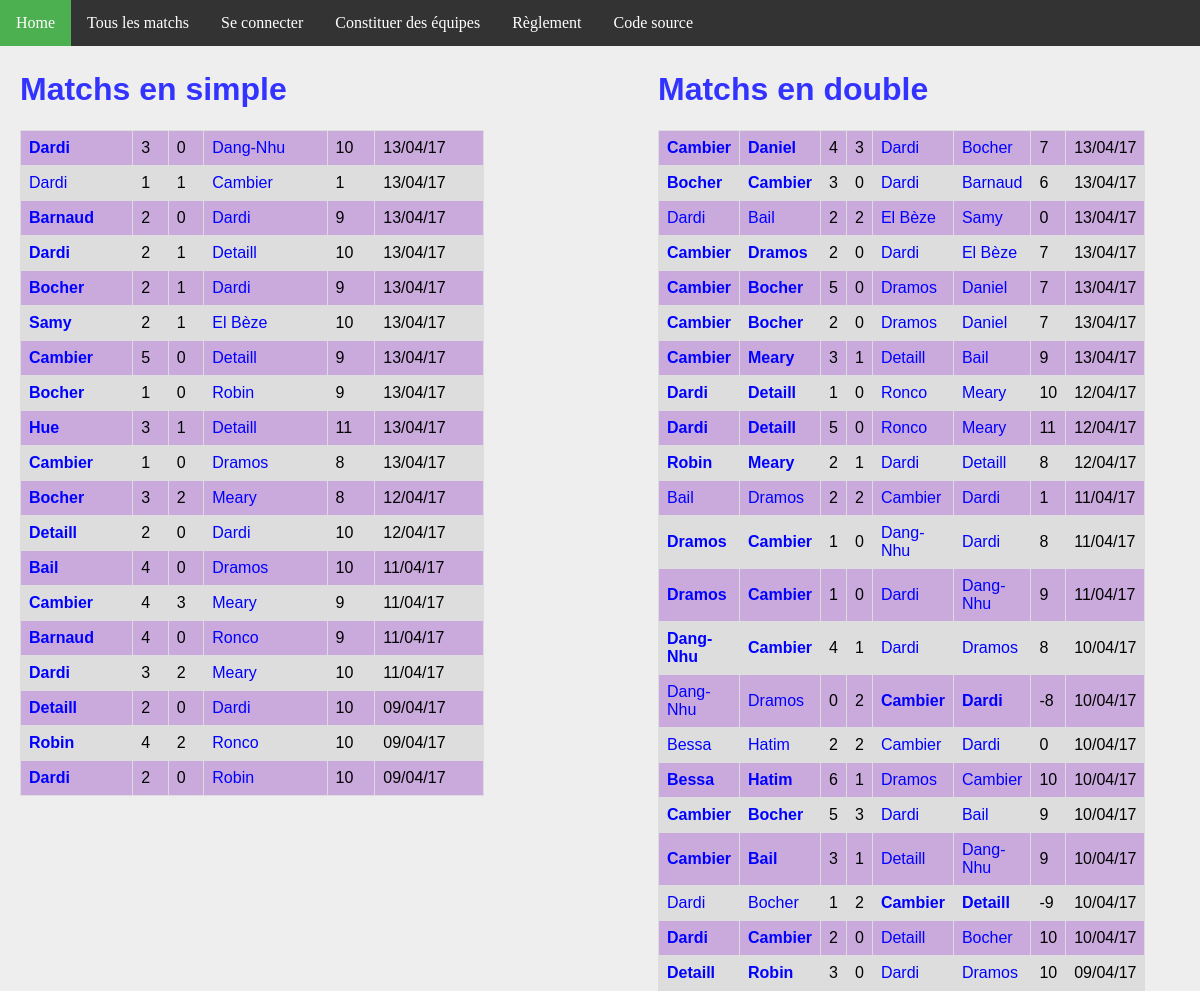
/matchs/, run on an earlier commit of the app's database.
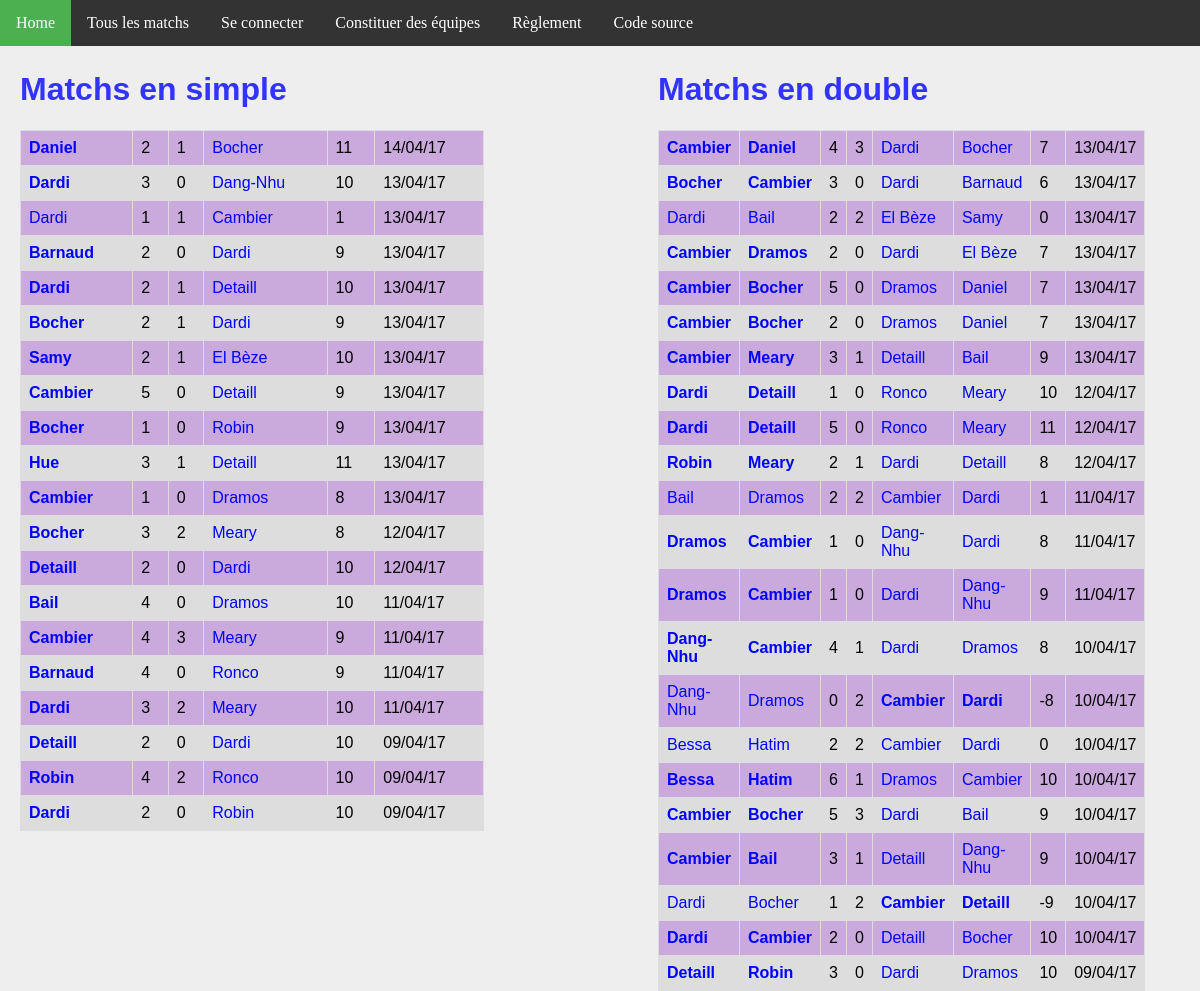
And on a later commit of the database.
### ranking/models.py (models this page shows, shortened)
class MatchSimple(models.Model):
    domicile = models.ForeignKey('Joueur', related_name = 'dom')
    exterieur = models.ForeignKey('Joueur', related_name = 'exte')
    date = models.DateTimeField(auto_now_add=True)
    buts_domicile = models.IntegerField(default=0)
    buts_exterieur = models.IntegerField(default=0)
    points = models.IntegerField(default=0)
    @property
    def winner(self):
        if self.buts_domicile > self.buts_exterieur:
            return 1.
        elif self.buts_domicile < self.buts_exterieur:
            return 0.
        else:
            return 0.5

class Joueur(models.Model):
    user = models.OneToOneField(User, on_delete=models.CASCADE)
    pseudo = models.CharField(max_length = 50, default="Pax lambda")
    simple_score = models.IntegerField(default=100)
    simple_rang = models.IntegerField(default=0)
    simple_victoires = models.IntegerField(default=0)
    simple_nuls = models.IntegerField(default=0)
    simple_defaites = models.IntegerField(default=0)
    simple_buts_pour = models.IntegerField(default=0)
    simple_buts_contre = models.IntegerField(default=0)
    double_score = models.IntegerField(default=100)
    double_rang = models.IntegerField(default=0)
    double_victoires = models.IntegerField(default=0)
    double_nuls = models.IntegerField(default=0)
    double_defaites = models.IntegerField(default=0)
    double_buts_pour = models.IntegerField(default=0)
    double_buts_contre = models.IntegerField(default=0)

class MatchDouble(models.Model):
    domicile_1 = models.ForeignKey('Joueur', related_name = 'dom1')
    domicile_2 = models.ForeignKey('Joueur', related_name = 'dom2')
    exterieur_1 = models.ForeignKey('Joueur', related_name = 'exte1')
    exterieur_2 = models.ForeignKey('Joueur', related_name = 'exte2')
    date = models.DateTimeField(auto_now_add=True)
    buts_domicile = models.IntegerField(default=0)
    buts_exterieur = models.IntegerField(default=0)
    points = models.IntegerField(default=0)
    @property
    def winner(self):
        if self.buts_domicile > self.buts_exterieur:
            return 1.
        elif self.buts_domicile < self.buts_exterieur:
            return 0.
        else:
            return 0.5

### ranking/views.py (the view)
# urls.py: url(r'^matchs/$', views.all_matchs, name='matchs'),
def all_matchs(request):
    context = {
        'simple_matchs': MatchSimple.objects.order_by('-date').all(),
        'double_matchs': MatchDouble.objects.order_by('-date').all(),
    }
    return render(request, 'all_matchs.html', context)

### ranking/templates/all_matchs.html
{% extends 'base.html' %}
{% block body %}
<div id="column1" style="float:left; margin:0; width:40%;">
    <h1>Matchs en simple</h1>
    <table>
        {% for m in simple_matchs %}
        <tr>
            <td {% if m.winner == 1 %} style='font-weight:bold'{% endif %} >
                <a href="{% url 'joueur' m.domicile.id %}">{{m.domicile.pseudo}}</a>
            </td>
            <td>{{m.buts_domicile}}</td>
            <td>{{m.buts_exterieur}}</td>
            <td {% if m.winner == 0 %} style='font-weight:bold'{% endif %} >
                <a href="{% url 'joueur' m.exterieur.id %}">{{m.exterieur.pseudo}}</a>
            </td>
            <td>{{m.points}}</td>
            <td>{{m.date | date:'d/m/y'}}</td>
        </tr>
        {% endfor %}
    </table>
</div>
<div id="column2" style="float:left; margin-left:15%;width:40%;">
<h1>Matchs en double</h1>
<table>
    {% for m in double_matchs %}
    <tr>
        <td {% if m.winner == 1 %} style='font-weight:bold'{% endif %} >
            <a class="joueur" href="{% url 'joueur' m.domicile_1.id %}">{{m.domicile_1.pseudo}}</a>
        </td>
        <td {% if m.winner == 1 %} style='font-weight:bold'{% endif %} >
            <a class="joueur" href="{% url 'joueur' m.domicile_2.id %}">{{m.domicile_2.pseudo}}</a>
        </td>
        <td>{{m.buts_domicile}}</td>
        <td>{{m.buts_exterieur}}</td>
        <td {% if m.winner == 0 %} style='font-weight:bold'{% endif %} >
            <a class='joueur' href="{% url 'joueur' m.exterieur_1.id %}">{{m.exterieur_1.pseudo}}</a>
        </td>
        <td {% if m.winner == 0 %} style='font-weight:bold'{% endif %} >
            <a class='joueur' href="{% url 'joueur' m.exterieur_2.id %}">{{m.exterieur_2.pseudo}}</a>
        </td>
        <td>{{m.points}}</td>
        <td>{{m.date | date:'d/m/y'}}</td>
    </tr>
    {% endfor %}
</table>
</div>
{% endblock %}

What changed in the data, as far as the page shows it:
added MatchSimple: domicile.pseudo "Daniel", buts_domicile "2", buts_exterieur "1", exterieur.pseudo "Bocher", points "11", date "14/04/17"
